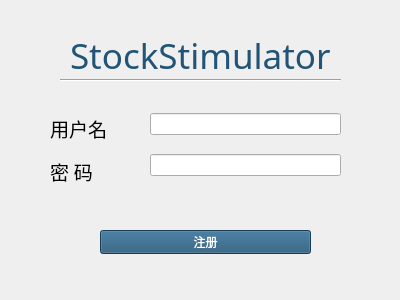
<?xml version="1.0" encoding="UTF-8"?>
<ui version="4.0">
 <class>enroll</class>
 <widget class="QWidget" name="enroll">
  <property name="geometry">
   <rect>
    <x>0</x>
    <y>0</y>
    <width>400</width>
    <height>300</height>
   </rect>
  </property>
  <property name="windowTitle">
   <string>注册</string>
  </property>
  <property name="styleSheet">
   <string notr="true"/>
  </property>
  <widget class="QLabel" name="LoginTitle">
   <property name="geometry">
    <rect>
     <x>70</x>
     <y>40</y>
     <width>291</width>
     <height>31</height>
    </rect>
   </property>
   <property name="font">
    <font>
     <family>Forte</family>
     <pointsize>26</pointsize>
    </font>
   </property>
   <property name="styleSheet">
    <string notr="true">color:rgb(33, 84, 118)</string>
   </property>
   <property name="text">
    <string>StockStimulator</string>
   </property>
  </widget>
  <widget class="Line" name="line">
   <property name="geometry">
    <rect>
     <x>60</x>
     <y>70</y>
     <width>281</width>
     <height>20</height>
    </rect>
   </property>
   <property name="orientation">
    <enum>Qt::Horizontal</enum>
   </property>
  </widget>
  <widget class="QWidget" name="verticalLayoutWidget">
   <property name="geometry">
    <rect>
     <x>50</x>
     <y>110</y>
     <width>71</width>
     <height>80</height>
    </rect>
   </property>
   <layout class="QVBoxLayout" name="verticalLayout">
    <item>
     <widget class="QLabel" name="UserNameLabel">
      <property name="font">
       <font>
        <family>黑体</family>
        <pointsize>14</pointsize>
       </font>
      </property>
      <property name="text">
       <string>用户名</string>
      </property>
     </widget>
    </item>
    <item>
     <widget class="QLabel" name="UserPasswordLabel">
      <property name="font">
       <font>
        <family>黑体</family>
        <pointsize>14</pointsize>
       </font>
      </property>
      <property name="text">
       <string>密 码</string>
      </property>
     </widget>
    </item>
   </layout>
  </widget>
  <widget class="QWidget" name="verticalLayoutWidget_2">
   <property name="geometry">
    <rect>
     <x>150</x>
     <y>100</y>
     <width>191</width>
     <height>91</height>
    </rect>
   </property>
   <layout class="QVBoxLayout" name="verticalLayout_2">
    <item>
     <widget class="QLineEdit" name="UserNameInput">
      <property name="styleSheet">
       <string notr="true"/>
      </property>
     </widget>
    </item>
    <item>
     <widget class="QLineEdit" name="UserPasswordInput"/>
    </item>
   </layout>
  </widget>
  <widget class="QPushButton" name="registerButton">
   <property name="geometry">
    <rect>
     <x>100</x>
     <y>230</y>
     <width>211</width>
     <height>24</height>
    </rect>
   </property>
   <property name="styleSheet">
    <string notr="true">color:white;
background-color:rgb(33, 84, 118);</string>
   </property>
   <property name="text">
    <string>注册</string>
   </property>
   <property name="flat">
    <bool>false</bool>
   </property>
  </widget>
 </widget>
 <resources/>
 <connections/>
</ui>
